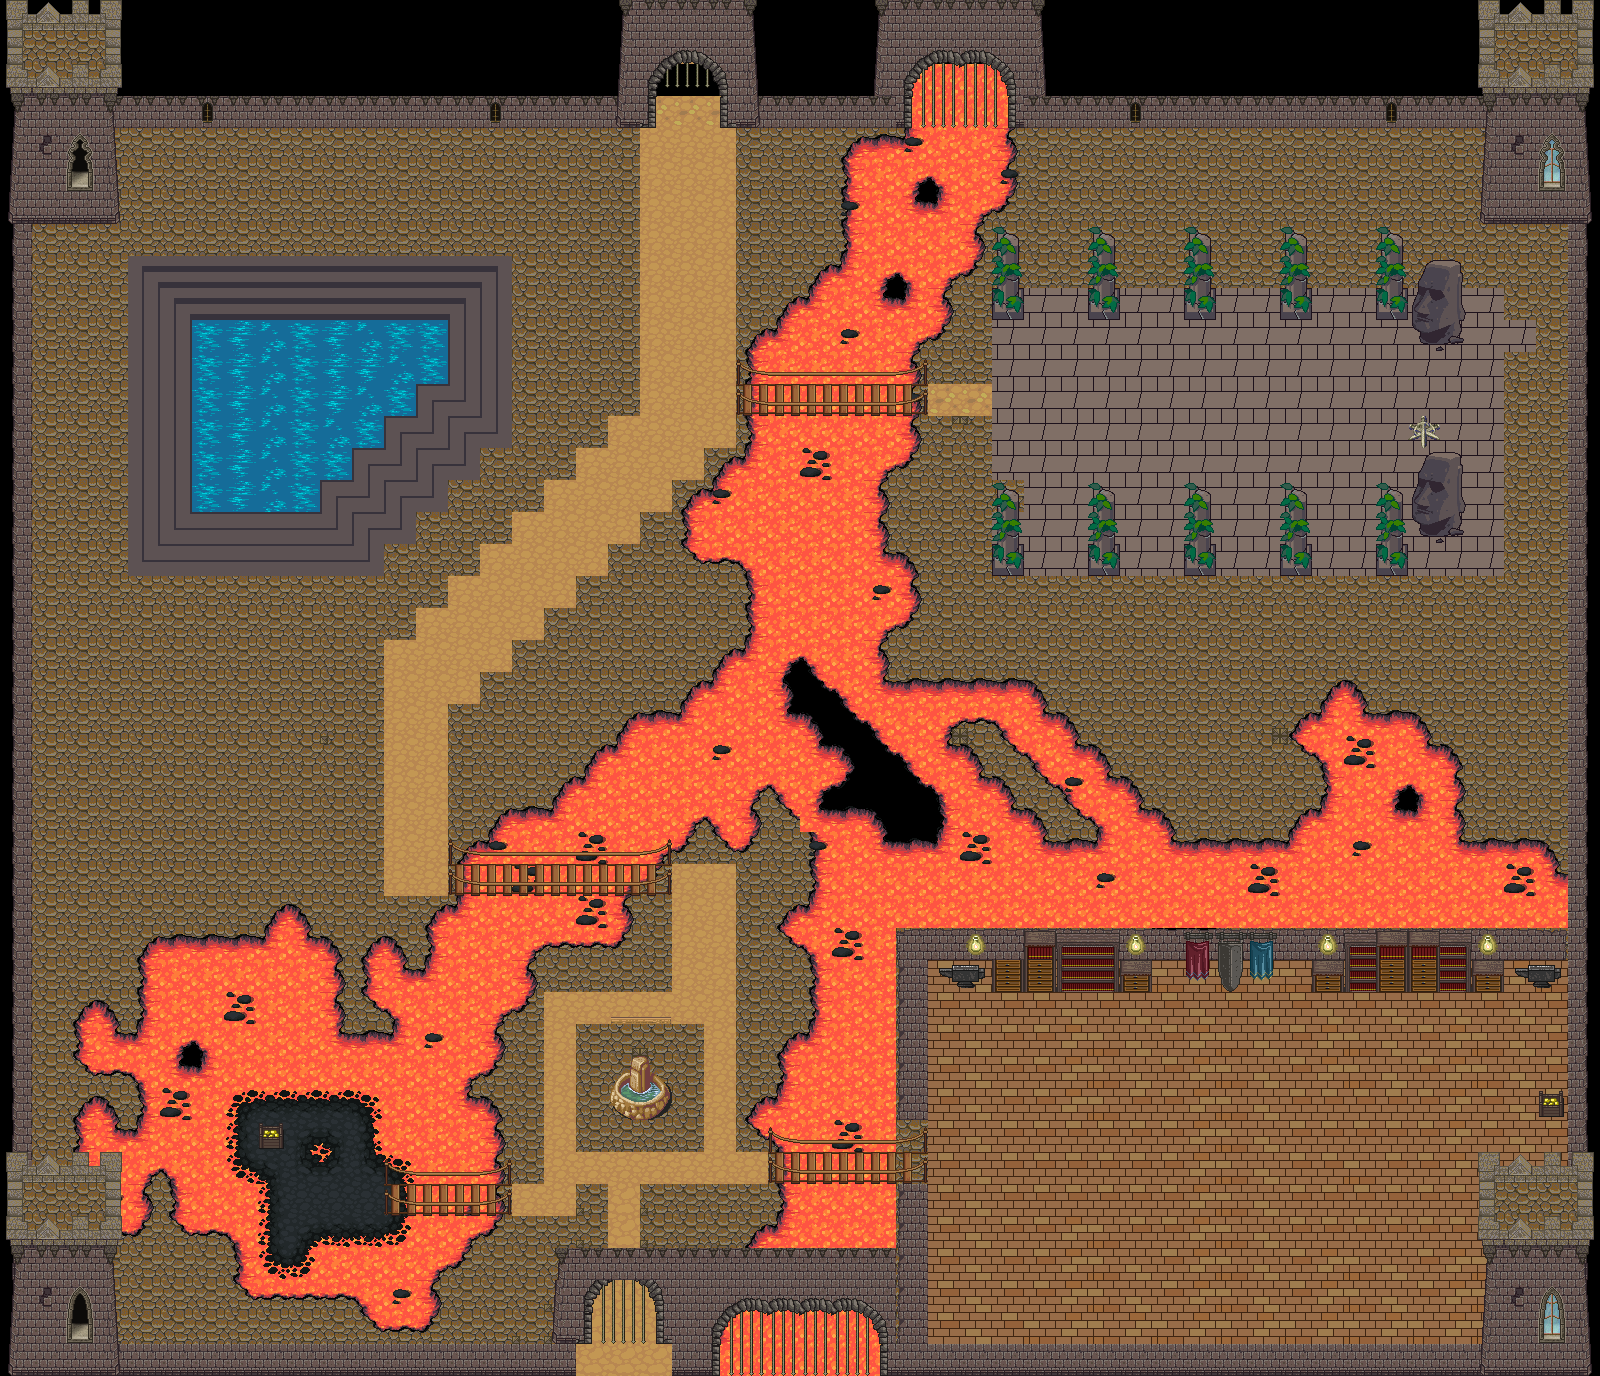

Rendered tile map (Tiled .tmx) drawn with the repository's tilesets; below, a short description and the map source with its tile grids summarised:
An orthogonal 50x43 tile map with 32x32 px tiles, 7 tile layers (Sol, Vegetation, Lave, Ramparts, ...), 3 tilesets and 49 objects.

<map version="1.10" tiledversion="1.10.2" orientation="orthogonal" renderorder="right-down" width="50" height="43" tilewidth="32" tileheight="32" infinite="0" nextlayerid="21" nextobjectid="185">
 <tileset firstgid="1" source="Castle_Batiment.tsx" />
 <tileset firstgid="257" source="Castle2.tsx" />
 <tileset firstgid="513" source="terrain_atlas.tsx" />
 <layer id="1" name="Sol" width="50" height="43">
  <properties>
   <property name="Type" value="Layer" />
  </properties>
  <data>[2150 cells, 1877 non-empty, 30 distinct tile ids]</data>
 </layer>
 <objectgroup id="10" name="Murs">
  <properties>
   <property name="Type" value="Object" />
  </properties>
  <object id="35" x="6" y="-0.5">
   <polygon points="0,0 -1,84.5 7,106.5 1,222.5 26,224.5 113,223.5 109,127.5 115.5,87.5 115.5,0.5" />
  </object>
  <object id="36" x="655" y="127.5">
   <polygon points="0,0 -38.5,-0.5 -36.5,-128 100.5,-127 104.5,-2 66,-0.5 64.5,-38 52,-59.5 35.5,-66.5 18.5,-61 2,-45" />
  </object>
  <object id="37" x="911.5" y="128">
   <polygon points="0,0 -39,-0.5 -36.5,-126 133,-128 135.5,-0.5 96.5,0 95.5,-40.5 85.5,-60 69.5,-65.5 50,-62 32.5,-66 14.5,-59.5 1.5,-43.5" />
  </object>
  <object id="38" x="1478.5" y="0">
   <polygon points="0,0 -1,86 7.5,110.5 1.5,221.5 113,223 107,108.5 116,86 115.5,0.5" />
  </object>
  <object id="39" x="1593.5" y="1151.5">
   <polygon points="0,0 -116,1 -116,86.5 -107,108 -113.5,221 -4.5,224 -7,106 0,88" />
  </object>
  <object id="40" x="901" y="1377">
   <polygon points="0,0 -5,-129.5 -216.5,-127.5 -220.5,1 -181.5,-2 -180.5,-37.5 -164.5,-64 -137,-65 -104.5,-64.5 -68,-65 -35.5,-62.5 -21.5,-40 -22.5,-2" />
  </object>
  <object id="41" x="120" y="1375">
   <polygon points="0,0 -111.5,0 -108.5,-119.5 -114,-137 -114,-222 0,-222.5 1.5,-135.5 -7,-111.5" />
  </object>
  <object id="44" x="96" y="1344" width="608" height="32" />
  <object id="45" x="896" y="1344" width="608" height="32" />
  <object id="46" x="1568" y="224" width="32" height="960" />
  <object id="47" x="1024" y="96" width="480" height="32" />
  <object id="49" x="736" y="96" width="160" height="32" />
  <object id="50" x="96" y="96" width="544" height="32" />
  <object id="51" x="0" y="224" width="32" height="928" />
  <object id="87" x="992" y="544" width="32" height="32" />
  <object id="89" x="992" y="288" width="32" height="32" />
  <object id="91" x="1088" y="544" width="32" height="32" />
  <object id="92" x="1088" y="288" width="32" height="32" />
  <object id="93" x="1184" y="288" width="32" height="32" />
  <object id="94" x="1184" y="544" width="32" height="32" />
  <object id="95" x="1280" y="544" width="32" height="32" />
  <object id="96" x="1280" y="288" width="32" height="32" />
  <object id="97" x="1376" y="288" width="32" height="32" />
  <object id="101" x="1376" y="544" width="32" height="32" />
  <object id="102" x="1408" y="320" width="64" height="32" />
  <object id="103" x="1408" y="512" width="64" height="32" />
  <object id="104" x="896" y="928" width="32" height="192" />
  <object id="105" x="896" y="1184" width="32" height="160" />
  <object id="106" x="928" y="928" width="640" height="32" />
  <object id="107" x="928" y="960" width="640" height="32" />
  <object id="116" x="629.333" y="1072.33">
   <polygon points="0,0 -11,5 -16.3333,18 -17.6667,31 -8.66667,42 6,47 19.6667,46.3333 32,39.6667 40.6667,28 39.6667,10.6667 25,-0.666667 11.3333,-2.33333" />
  </object>
  <object id="157" x="1408" y="416" width="32" height="32" />
  <object id="158" x="1536" y="1088" width="32" height="32" />
  <object id="159" x="256" y="1120" width="32" height="32" />
  <object id="174" x="689.333" y="1250">
   <polygon points="0,0 -130,-1.33333 -138.667,77.3333 -138.667,93.3333 14,92 14,-1.33333" />
  </object>
  <object id="181" x="4" y="4" width="1588" height="88" />
  <object id="182" x="563" y="1252" width="333" height="89" />
  <object id="183" x="647" y="1356" />
  <object id="184" x="572" y="1340" width="333" height="34" />
 </objectgroup>
 <objectgroup id="11" name="Eau">
  <properties>
   <property name="Type" value="Object" />
  </properties>
  <object id="143" x="192" y="318">
   <polygon points="0,0 0,194 126,194 126,161 157,161 158,129 190,129 190,96 224,94 224,64 257,65 256,0" />
  </object>
 </objectgroup>
 <objectgroup id="12" name="Lave">
  <properties>
   <property name="Type" value="Object" />
  </properties>
  <object id="122" x="896" y="1184">
   <polygon points="1.33333,9.33333 -112.5,11.1667 -117,40 -133.5,43.5 -148.5,65 -150,106.5 -170,109.5 -181,130 -177,156 -192.5,191 0,192" />
  </object>
  <object id="124" x="896" y="928">
   <polygon points="0,0 0,201 -138.667,202 -148,191 -128,173 -121,173 -112,149 -115,124 -101,107 -87,109 -78,35 -117,0 -101,-22 -89,-22 -82,-85 -129,-144 -145,-119 -137,-109 -153,-83 -168,-83 -189,-109 -207.333,-93.6667 -411,-90 -390,-118 -350,-117 -324,-153 -315,-151 -290,-181 -285,-181 -259,-213 -221,-213 -200,-245 -184,-245 -163,-279 -154,-279 -146,-357 -170,-369 -196,-368 -213,-382 -209,-415 -197,-437 -183,-437 -167,-470 -156,-470 -148,-487 -149,-499.667 17.6667,-500.333 22,-490 10,-464 -9,-455 -16,-441 -8,-424 -15,-412 -9,-392 -13,-376 10,-372 21,-356 20,-321 9,-301 -11,-293 -13,-250 130,-247 152,-219 170,-215 185,-185 200,-184 219,-153 234,-151 248,-123 264,-119 280,-91 391,-91 412,-118 422,-118 431,-139 425,-166 395,-193 416,-215 444,-246 462,-239 472,-212 518,-214 536,-186 559,-178 566,-164 568,-84 646,-84 671,-52 672,0" />
  </object>
  </objectgroup>
 <layer id="7" name="Vegetation" width="50" height="43">
  <properties>
   <property name="Type" value="Layer" />
  </properties>
  <data>[2150 cells, 0 non-empty, 0 distinct tile ids]</data>
 </layer>
 <layer id="2" name="Lave" width="50" height="43">
  <properties>
   <property name="Type" value="Layer" />
  </properties>
  <data>[2150 cells, 549 non-empty, 14 distinct tile ids]</data>
 </layer>
 <layer id="3" name="Ramparts" width="50" height="43">
  <properties>
   <property name="Type" value="Layer" />
  </properties>
  <data>[2150 cells, 306 non-empty, 47 distinct tile ids]</data>
 </layer>
 <layer id="4" name="Porte et tour" width="50" height="43">
  <properties>
   <property name="Type" value="Layer" />
  </properties>
  <data>[2150 cells, 225 non-empty, 60 distinct tile ids]</data>
 </layer>
 <layer id="9" name="Piliers piscine" width="50" height="43">
  <properties>
   <property name="Type" value="Layer" />
  </properties>
  <data>[2150 cells, 35 non-empty, 5 distinct tile ids]</data>
 </layer>
 <layer id="6" name="Decoration" width="50" height="43">
  <properties>
   <property name="Type" value="Layer" />
  </properties>
  <data>[2150 cells, 36 non-empty, 27 distinct tile ids]</data>
 </layer>
 <objectgroup id="14" name="Sanctuaire">
  <properties>
   <property name="Type" value="Object" />
  </properties>
  <!-- 4 objects omitted --></objectgroup>
 <objectgroup id="18" name="Porte">
  <properties>
   <property name="Type" value="Object" />
  </properties>
  <!-- 1 objects omitted --></objectgroup>
</map>
<!-- 7 of 49 objects omitted -->
